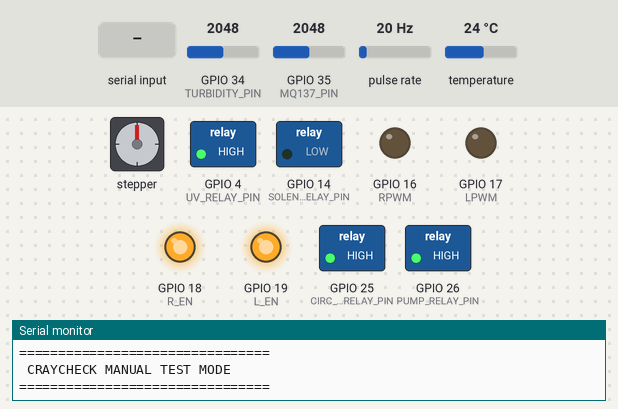
Bench run of a sketch on a simulated ESP32. Parts: stepper motor, switched loads named in the sketch (green lamp = pin HIGH), output pins drawn as LEDs (lit = HIGH), the last lines printed to the serial monitor. Wiring (inferred from the names in the program): pulse sensor: data GPIO 27; stepper motor driver (200 steps per turn assumed): step GPIO 12; direction GPIO 2; enable GPIO 13. Inputs (shaded band) come from the test bench; at power-on: GPIO 34 (TURBIDITY_PIN) = 2048, GPIO 35 (MQ137_PIN) = 2048, pulse rate 20 Hz, temperature 24 °C. Pins used as bus, display or sensor lines are not drawn.

Above: at 1.2 s.
1.3 s: "UV_ON\n" received over Serial
At 2.2 s:
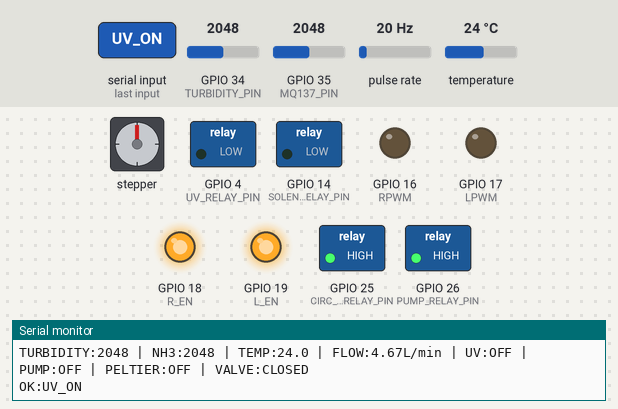
3.2 s: "VALVE_ON\n" received over Serial
At 4.9 s:
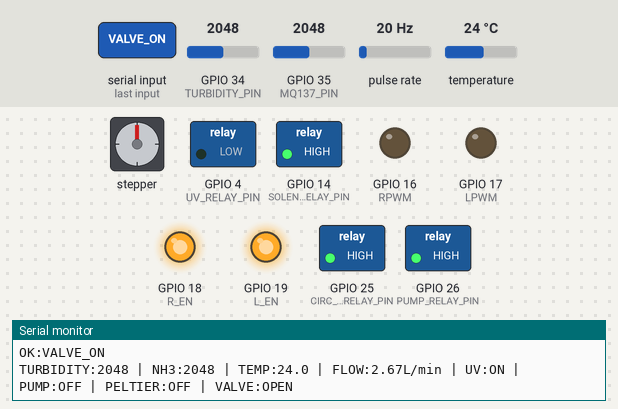
5.2 s: "UV_OFF\n" received over Serial
At 6.5 s:
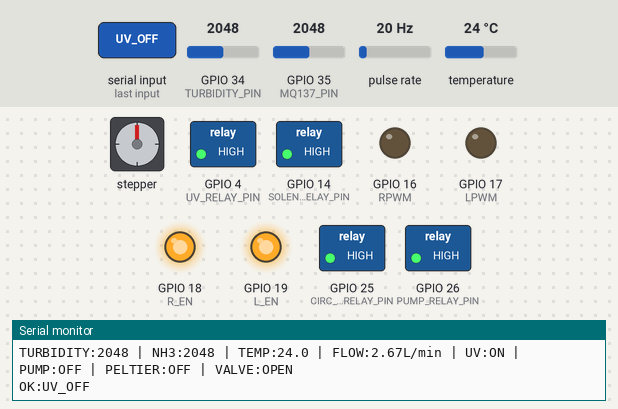
7.2 s: "PUMP_ON\n" received over Serial
At 8.9 s:
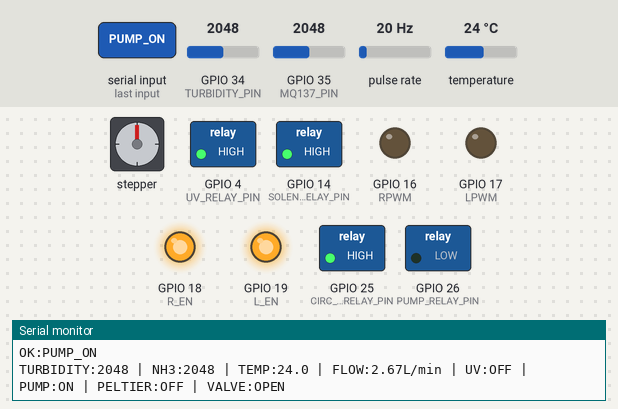
9.2 s: "VALVE_OFF\n" received over Serial
At 10.7 s:
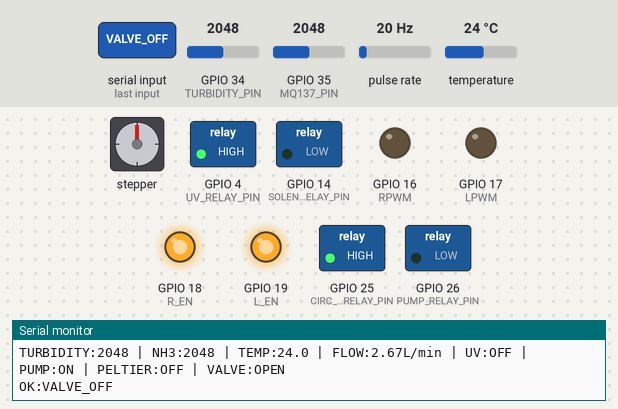
11.2 s: "PELTIER_ON\n" received over Serial
At 12.3 s:
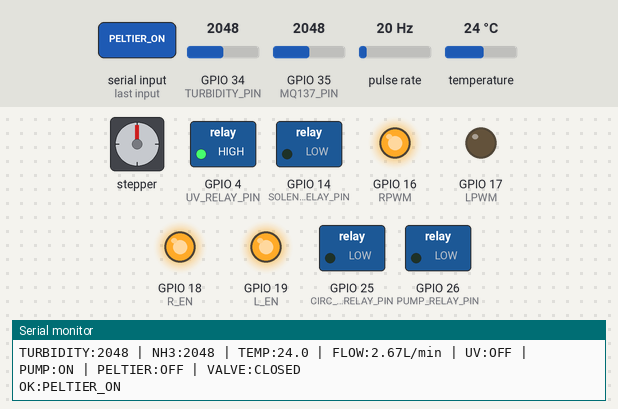
Timing chart, 0 to 14.2 s (numbered marks = the images above; inputs shaded):
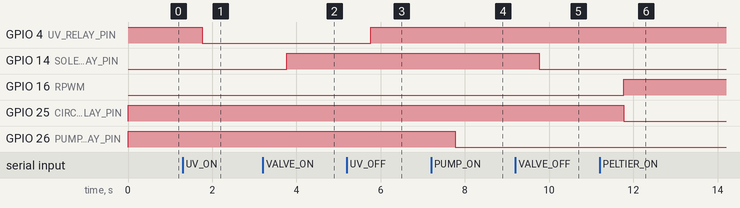

The sketch:

test-code.ino
```cpp
#include <OneWire.h>
#include <DallasTemperature.h>

// ================= PINS =================
#define TURBIDITY_PIN       34
#define DS18B20_PIN         15
#define FLOW_PIN            27
#define MQ137_PIN           35
#define UV_RELAY_PIN         4
#define SOLENOID_RELAY_PIN  14
#define PUMP_RELAY_PIN      26
#define CIRC_PUMP_RELAY_PIN 25
#define RPWM                16
#define LPWM                17
#define R_EN                18
#define L_EN                19
#define STEP_PIN            12
#define DIR_PIN              2
#define ENABLE_PIN          13


// Add after stepDelay declaration:
String uvState      = "OFF";
String pumpState    = "OFF";
String peltierState = "OFF";
String valveState   = "CLOSED";
int stepDelay = 2000;

OneWire oneWire(DS18B20_PIN);
DallasTemperature sensors(&oneWire);

volatile int pulseCount = 0;
void IRAM_ATTR pulseCounter() { pulseCount++; }

void setup() {
  Serial.begin(115200);

  pinMode(TURBIDITY_PIN, INPUT);
  pinMode(MQ137_PIN,     INPUT);
  pinMode(FLOW_PIN,      INPUT_PULLUP);

  pinMode(UV_RELAY_PIN,        OUTPUT);
  pinMode(SOLENOID_RELAY_PIN,  OUTPUT);
  pinMode(PUMP_RELAY_PIN,      OUTPUT);
  pinMode(CIRC_PUMP_RELAY_PIN, OUTPUT);
  pinMode(RPWM,  OUTPUT); pinMode(LPWM, OUTPUT);
  pinMode(R_EN,  OUTPUT); pinMode(L_EN, OUTPUT);
  pinMode(STEP_PIN,   OUTPUT);
  pinMode(DIR_PIN,    OUTPUT);
  pinMode(ENABLE_PIN, OUTPUT);

  // All OFF at start
  digitalWrite(UV_RELAY_PIN,        HIGH);
  digitalWrite(SOLENOID_RELAY_PIN,  LOW);
  digitalWrite(PUMP_RELAY_PIN,      HIGH);
  digitalWrite(CIRC_PUMP_RELAY_PIN, HIGH);
  analogWrite(RPWM, 0); analogWrite(LPWM, 0);
  digitalWrite(R_EN, HIGH); digitalWrite(L_EN, HIGH);
  digitalWrite(ENABLE_PIN, HIGH);

  attachInterrupt(digitalPinToInterrupt(FLOW_PIN), pulseCounter, FALLING);
  sensors.begin();

  Serial.println("================================");
  Serial.println(" CRAYCHECK MANUAL TEST MODE     ");
  Serial.println("================================");
}

void loop() {
  unsigned long currentTime = millis();

  // Read all sensors every 1 second
  static unsigned long lastRead = 0;
  if (currentTime - lastRead >= 1000) {
    lastRead = currentTime;

    int turbidity = analogRead(TURBIDITY_PIN);
    int ammonia   = analogRead(MQ137_PIN);
    sensors.requestTemperatures();
    float temp    = sensors.getTempCByIndex(0);

    detachInterrupt(digitalPinToInterrupt(FLOW_PIN));
    float flow = ((1000.0 / 1000.0) * pulseCount) / 7.5;
    pulseCount = 0;
    attachInterrupt(digitalPinToInterrupt(FLOW_PIN), pulseCounter, FALLING);

   // Replace the existing Serial.print block with:
Serial.print("TURBIDITY:"); Serial.print(turbidity);
Serial.print(" | NH3:");    Serial.print(ammonia);
Serial.print(" | TEMP:");   Serial.print(temp, 1);
Serial.print(" | FLOW:");   Serial.print(flow, 2);
Serial.print("L/min");
Serial.print(" | UV:");     Serial.print(uvState);
Serial.print(" | PUMP:");   Serial.print(pumpState);
Serial.print(" | PELTIER:");Serial.print(peltierState);
Serial.print(" | VALVE:");  Serial.println(valveState);
  }

  // Commands
  if (Serial.available()) {
    String cmd = Serial.readStringUntil('\n');
    cmd.trim();

    if (cmd == "UV_ON")  { digitalWrite(UV_RELAY_PIN, LOW);  uvState = "ON";     Serial.println("OK:UV_ON");  }
if (cmd == "UV_OFF") { digitalWrite(UV_RELAY_PIN, HIGH); uvState = "OFF";    Serial.println("OK:UV_OFF"); }

if (cmd == "VALVE_ON")  { digitalWrite(SOLENOID_RELAY_PIN, HIGH); valveState = "OPEN";   Serial.println("OK:VALVE_ON");  }
if (cmd == "VALVE_OFF") { digitalWrite(SOLENOID_RELAY_PIN, LOW);  valveState = "CLOSED"; Serial.println("OK:VALVE_OFF"); }

if (cmd == "PUMP_ON")  { digitalWrite(PUMP_RELAY_PIN, LOW);  pumpState = "ON";  Serial.println("OK:PUMP_ON");  }
if (cmd == "PUMP_OFF") { digitalWrite(PUMP_RELAY_PIN, HIGH); pumpState = "OFF"; Serial.println("OK:PUMP_OFF"); }

if (cmd == "PELTIER_ON" || cmd == "COOL_MAX") {
  analogWrite(RPWM, 255); analogWrite(LPWM, 0);
  digitalWrite(CIRC_PUMP_RELAY_PIN, LOW);
  peltierState = "ON"; Serial.println("OK:PELTIER_ON");
}
if (cmd == "PELTIER_OFF" || cmd == "COOL_OFF") {
  analogWrite(RPWM, 0); analogWrite(LPWM, 0);
  digitalWrite(CIRC_PUMP_RELAY_PIN, HIGH);
  peltierState = "OFF"; Serial.println("OK:PELTIER_OFF");
}

    if (cmd == "MOVE_CW")  {
      digitalWrite(DIR_PIN, HIGH); digitalWrite(ENABLE_PIN, LOW);
      for (int i = 0; i < 800; i++) {
        digitalWrite(STEP_PIN, HIGH); delayMicroseconds(stepDelay);
        digitalWrite(STEP_PIN, LOW);  delayMicroseconds(stepDelay);
      }
      digitalWrite(ENABLE_PIN, HIGH);
      Serial.println("OK:MOVE_CW");
    }
    if (cmd == "MOVE_CCW") {
      digitalWrite(DIR_PIN, LOW); digitalWrite(ENABLE_PIN, LOW);
      for (int i = 0; i < 800; i++) {
        digitalWrite(STEP_PIN, HIGH); delayMicroseconds(stepDelay);
        digitalWrite(STEP_PIN, LOW);  delayMicroseconds(stepDelay);
      }
      digitalWrite(ENABLE_PIN, HIGH);
      Serial.println("OK:MOVE_CCW");
    }

    if (cmd == "PING") { Serial.println("PONG"); }
  }
}
```

Measured:
- after the input at 1.3 s, GPIO 4 (UV_RELAY_PIN): HIGH → LOW after 0.47 s
- after the input at 3.2 s, GPIO 14 (SOLENOID_RELAY_PIN): LOW → HIGH after 0.57 s
- after the input at 5.2 s, GPIO 4 (UV_RELAY_PIN): LOW → HIGH after 0.57 s
- after the input at 7.2 s, GPIO 26 (PUMP_RELAY_PIN): HIGH → LOW after 0.57 s
- after the input at 9.2 s, GPIO 14 (SOLENOID_RELAY_PIN): HIGH → LOW after 0.57 s
- after the input at 11.2 s, GPIO 16 (RPWM): LOW → HIGH after 0.57 s; GPIO 25 (CIRC_PUMP_RELAY_PIN): HIGH → LOW after 0.57 s
